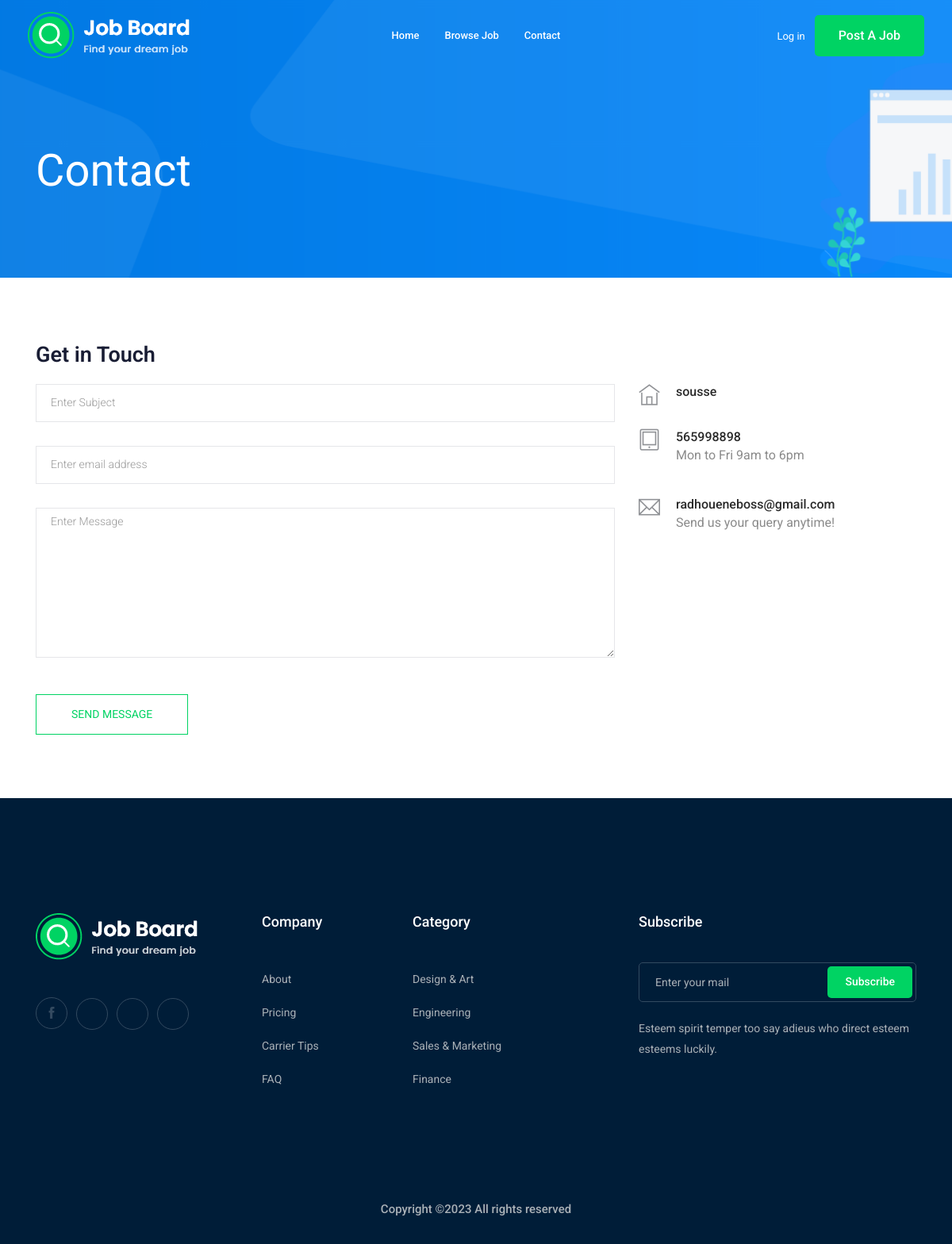
The page /contact-us/ on the database its author committed.
### contact/models.py (models this page shows, shortened)
class Info(models.Model):
    place = models.CharField(max_length=50)
    phone_number  = models.CharField(max_length=20)
    email = models.EmailField(max_length=254)
    class Meta:
        verbose_name = ("Info")
        verbose_name_plural = ("Infos")

### contact/views.py (the view, shortened to what this page needs)
# urls.py: path('',views.send_message , name='contact'),
def send_message(request):
    myinfo = Info.objects.first()
    return render(request,'contact/contact.html',{'myinfo':myinfo})

### contact/templates/contact/contact.html (shortened to what this page needs)
{% extends 'base.html' %}
{% block body %}
    <div class="bradcam_area bradcam_bg_1">
        <div class="container">
            <div class="row">
                <div class="col-xl-12">
                    <div class="bradcam_text">
                        <h3>contact</h3>
                    </div>
                </div>
            </div>
        </div>
    </div>
  <section class="contact-section section_padding">
    <div class="container">
      <div class="row">
        <div class="col-12">
          <h2 class="contact-title">Get in Touch</h2>
        </div>
        <div class="col-lg-8">
          <form class="form-contact contact_form" method="post" >
            <div class="row">
              <div class="col-12">
                <div class="form-group">
                  <input class="form-control" name="subject" id="subject" type="text" onfocus="this.placeholder = ''" onblur="this.placeholder = 'Enter Subject'" placeholder = 'Enter Subject'>
                </div>
              </div>
              <div class="col-sm-12">
                <div class="form-group">
                  <input class="form-control" name="email" id="email" type="email" onfocus="this.placeholder = ''" onblur="this.placeholder = 'Enter email address'" placeholder = 'Enter email address'>
                </div>
              </div>
              <div class="col-12">
                <div class="form-group">
                    <textarea class="form-control w-100" name="message" id="message" cols="30" rows="9"  placeholder = 'Enter Message'></textarea>
                </div>
              </div>
            </div>
            <div class="form-group mt-3">
              <input type="submit" class="button button-contactForm btn_4 boxed-btn" value="send message">
            </div>
          </form>
        </div>
        <div class="col-lg-4">
          <div class="media contact-info">
            <span class="contact-info__icon"><i class="ti-home"></i></span>
            <div class="media-body">
              <h3>{{myinfo.place}}</h3>
            </div>
          </div>
          <div class="media contact-info">
            <span class="contact-info__icon"><i class="ti-tablet"></i></span>
            <div class="media-body">
              <h3>{{myinfo.phone_number}}</h3>
              <p>Mon to Fri 9am to 6pm</p>
            </div>
          </div>
          <div class="media contact-info">
            <span class="contact-info__icon"><i class="ti-email"></i></span>
            <div class="media-body">
              <h3>{{myinfo.email}}</h3>
              <p>Send us your query anytime!</p>
            </div>
          </div>
        </div>
      </div>
    </div>
  </section>
  {% endblock body %}

### rows shown on the page
Info: place "sousse", phone_number "565998898", email "radhoueneboss@gmail.com"
